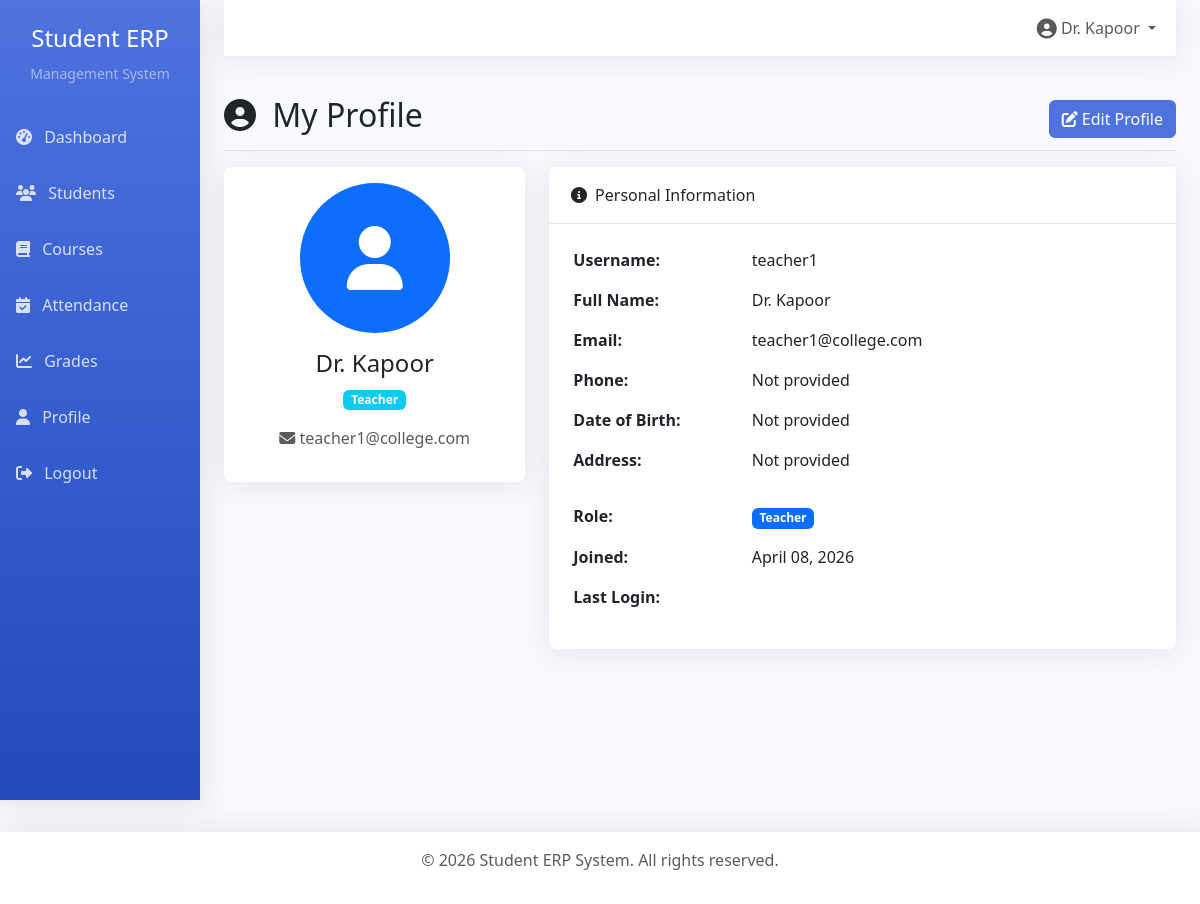
/profile/ (signed in), run on the app's committed database.
### accounts/models.py (models this page shows, shortened)
class User(AbstractUser):
    ROLE_CHOICES = (
        ('admin', 'Admin'),
        ('teacher', 'Teacher'),
        ('student', 'Student'),
    )
    role = models.CharField(max_length=20, choices=ROLE_CHOICES, default='student')

### accounts/views.py (the view)
# urls.py: path('profile/', views.profile, name='profile'),
@login_required
def profile(request):
    return render(request, 'accounts/profile.html', {'user': request.user})

### templates/accounts/profile.html (shortened to what this page needs)
{% extends 'base.html' %}
{% load static %}
{% block content %}
<div class="fade-in">
    <div class="d-flex justify-content-between flex-wrap flex-md-nowrap align-items-center pt-3 pb-2 mb-3 border-bottom">
        <h1 class="h2">
            <i class="fas fa-user-circle me-2"></i>
            My Profile
        </h1>
        <div class="btn-toolbar mb-2 mb-md-0">
            <a href="{% url 'edit_profile' %}" class="btn btn-primary">
                <i class="fas fa-edit me-1"></i>Edit Profile
            </a>
        </div>
    </div>
    <div class="row">
        <div class="col-md-4 mb-4">
            <div class="card">
                <div class="card-body text-center">
                    {% if user.profile_picture %}
                        <img src="{{ user.profile_picture.url }}" alt="Profile Picture" class="rounded-circle img-fluid mb-3" style="width: 150px; height: 150px; object-fit: cover;">
                    {% else %}
                        <div class="rounded-circle bg-primary text-white d-flex align-items-center justify-content-center mx-auto mb-3" style="width: 150px; height: 150px;">
                            <i class="fas fa-user fa-4x"></i>
                        </div>
                    {% endif %}
                    <h4>{{ user.get_full_name|default:user.username }}</h4>
                    <p class="text-muted">
                        <span class="badge bg-info">{{ user.get_role_display }}</span>
                    </p>
                    <p class="text-muted">
                        <i class="fas fa-envelope"></i> {{ user.email }}
                    </p>
                </div>
            </div>
        </div>
        <div class="col-md-8 mb-4">
            <div class="card">
                <div class="card-header">
                    <i class="fas fa-info-circle me-1"></i>
                    Personal Information
                </div>
                <div class="card-body">
                    <table class="table table-borderless">
                        <tr>
                            <th width="30%">Username:</th>
                            <td>{{ user.username }}</td>
                        </tr>
                        <tr>
                            <th>Full Name:</th>
                            <td>{{ user.get_full_name|default:"Not provided" }}</td>
                        </tr>
                        <tr>
                            <th>Email:</th>
                            <td>{{ user.email }}</td>
                        </tr>
                        <tr>
                            <th>Phone:</th>
                            <td>{{ user.phone|default:"Not provided" }}</td>
                        </tr>
                        <tr>
                            <th>Date of Birth:</th>
                            <td>{{ user.date_of_birth|default:"Not provided" }}</td>
                        </tr>
                        <tr>
                            <th>Address:</th>
                            <td>{{ user.address|default:"Not provided"|linebreaks }}</td>
                        </tr>
                        <tr>
                            <th>Role:</th>
                            <td><span class="badge bg-primary">{{ user.get_role_display }}</span></td>
                        </tr>
                        <tr>
                            <th>Joined:</th>
                            <td>{{ user.date_joined|date:"F d, Y" }}</td>
                        </tr>
                        <tr>
                            <th>Last Login:</th>
                            <td>{{ user.last_login|date:"F d, Y H:i" }}</td>
                        </tr>
                    </table>
                </div>
            </div>
        </div>
    </div>
</div>
{% endblock %}

### templates/base.html (shortened to what this page needs)
<!DOCTYPE html>
<html lang="en">
<head>
    <link href="https://cdn.jsdelivr.net/npm/bootstrap@5.3.0/dist/css/bootstrap.min.css" rel="stylesheet">
    <link rel="stylesheet" href="https://cdnjs.cloudflare.com/ajax/libs/font-awesome/6.4.0/css/all.min.css">
</head>
<body>
    {% if user.is_authenticated %}
    <div class="container-fluid">
        <div class="row">
            <nav class="col-md-2 d-md-block sidebar p-0">
                <div class="position-sticky">
                    <div class="text-center py-4">
                        <h4 class="text-white">Student ERP</h4>
                        <small class="text-white-50">Management System</small>
                    </div>
                    <ul class="nav flex-column">
                        <li class="nav-item">
                            <a class="nav-link {% if request.resolver_match.url_name == 'dashboard' %}active{% endif %}" href="{% url 'dashboard' %}">
                                <i class="fas fa-tachometer-alt"></i> Dashboard
                            </a>
                        </li>
                        {% if user.role == 'admin' or user.role == 'teacher' %}
                        <li class="nav-item">
                            <a class="nav-link" href="#">
                                <i class="fas fa-users"></i> Students
                            </a>
                        </li>
                        <li class="nav-item">
                            <a class="nav-link" href="#">
                                <i class="fas fa-book"></i> Courses
                            </a>
                        </li>
                        <li class="nav-item">
                            <a class="nav-link" href="{% url 'attendance_list' %}">
                                <i class="fas fa-calendar-check"></i> Attendance
                            </a>
                        </li>
                        <li class="nav-item">
                            <a class="nav-link" href="#">
                                <i class="fas fa-chart-line"></i> Grades
                            </a>
                        </li>
                        {% endif %}
                        <li class="nav-item">
                            <a class="nav-link" href="{% url 'profile' %}">
                                <i class="fas fa-user"></i> Profile
                            </a>
                        </li>
                        <li class="nav-item">
                            <form method="post" action="{% url 'logout' %}" class="d-inline">
                                <button type="submit" class="nav-link btn btn-link">
                                    <i class="fas fa-sign-out-alt"></i> Logout
                                </button>
                            </form>
                        </li>
                    </ul>
                </div>
            </nav>
            <main class="col-md-10 ms-sm-auto px-md-4">
                <nav class="navbar navbar-top navbar-expand-lg navbar-light mb-4">
                    <div class="container-fluid">
                        <div class="collapse navbar-collapse" id="navbarNav">
                            <ul class="navbar-nav ms-auto">
                                <li class="nav-item dropdown">
                                    <a class="nav-link dropdown-toggle" href="#" id="userDropdown" role="button" data-bs-toggle="dropdown">
                                        <i class="fas fa-user-circle fa-lg"></i>
                                        {{ user.get_full_name|default:user.username }}
                                    </a>
                                </li>
                            </ul>
                        </div>
                    </div>
                </nav>
                {% block content %}{% endblock %}
            </main>
        </div>
    </div>
    <footer class="text-center text-muted">
        <div class="container">
            <p>&copy; 2026 Student ERP System. All rights reserved.</p>
        </div>
    </footer>
    {% else %}
        {% block auth_content %}{% endblock %}
    {% endif %}
</body>
</html>

### templates/base.html (style rules this page uses)
:root { --primary-color: #4e73df; --secondary-color: #858796; --success-color: #1cc88a; --info-color: #36b9cc; --warning-color: #f6c23e; --danger-color: #e74a3b; }
body { font-family: 'Nunito', 'Segoe UI', sans-serif; background-color: #f8f9fc; }
.sidebar { min-height: 100vh; background: linear-gradient(180deg, var(--primary-color) 0%, #224abe 100%); box-shadow: 0 0.15rem 1.75rem 0 rgba(58, 59, 69, 0.15); }
.sidebar .nav-link { color: rgba(255, 255, 255, 0.8); padding: 1rem; transition: all 0.3s; }
.sidebar .nav-link i { margin-right: 0.5rem; }
.navbar-top { background-color: white; box-shadow: 0 0.15rem 1.75rem 0 rgba(58, 59, 69, 0.1); }
.card { border: none; border-radius: 0.5rem; box-shadow: 0 0.15rem 1.75rem 0 rgba(58, 59, 69, 0.1); transition: transform 0.2s; }
.card-header { background-color: white; border-bottom: 1px solid #e3e6f0; padding: 1rem 1.35rem; }
.btn-primary { background-color: var(--primary-color); border-color: var(--primary-color); }
.fade-in { animation: fadeIn 0.5s ease-in; }
footer { background-color: white; padding: 1rem 0; margin-top: 2rem; box-shadow: 0 -0.15rem 1.75rem 0 rgba(58, 59, 69, 0.1); }

### data on the page
User: get_full_name "Dr. Kapoor", role "Teacher", email "teacher1@college.com", username "teacher1", date_joined "April 08, 2026"

### other printed values
{{ user.phone|default:"Not provided" }} "Not provided"
{{ user.date_of_birth|default:"Not provided" }} "Not provided"
{{ user.address|default:"Not provided"|linebreaks }} "Not provided"
